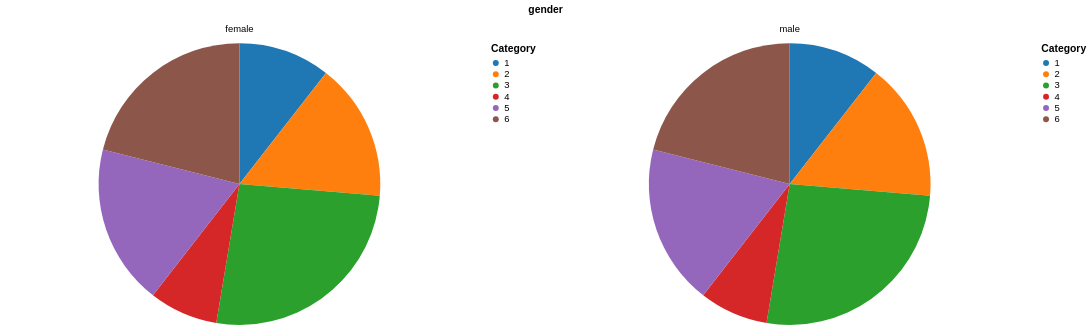

Write a Vega-Lite specification for this figure.
### Vega-Lite specification from a JSON file in a GitHub repository (floating-point values rounded to 4 significant figures)
{"$schema": "https://vega.github.io/schema/vega-lite/v5.json", "mode": "vega-lite", "description": "A simple pie chart with embedded data.", "width": 500, "height": 300, "resolve": {"scale": {"color": "independent"}}, "data": {"values": [{"category": 1, "value": 4, "gender": "male"}, {"category": 2, "value": 6, "gender": "male"}, {"category": 3, "value": 10, "gender": "male"}, {"category": 4, "value": 3, "gender": "male"}, {"category": 5, "value": 7, "gender": "male"}, {"category": 6, "value": 8, "gender": "male"}, {"category": 1, "value": 4, "gender": "female"}, {"category": 2, "value": 6, "gender": "female"}, {"category": 3, "value": 10, "gender": "female"}, {"category": 4, "value": 3, "gender": "female"}, {"category": 5, "value": 7, "gender": "female"}, {"category": 6, "value": 8, "gender": "female"}]}, "mark": {"type": "arc", "innerRadius": 0, "cornerRadius": 0, "padAngle": 0, "outerRadius": 150, "tooltip": true}, "encoding": {"facet": {"field": "gender", "type": "nominal", "columns": 2, "spacing": 20}, "theta": {"field": "value", "type": "quantitative", "stack": true}, "color": {"field": "category", "type": "nominal", "scale": {"range": ["#1f77b4", "#ff7f0e", "#2ca02c", "#d62728", "#9467bd", "#8c564b", "#e377c2", "#7f7f7f", "#bcbd22", "#17becf"]}, "legend": {"title": "Category", "orient": "right", "symbolType": "circle", "fillColor": "#ffffff", "symbolSize": 40}}}}
